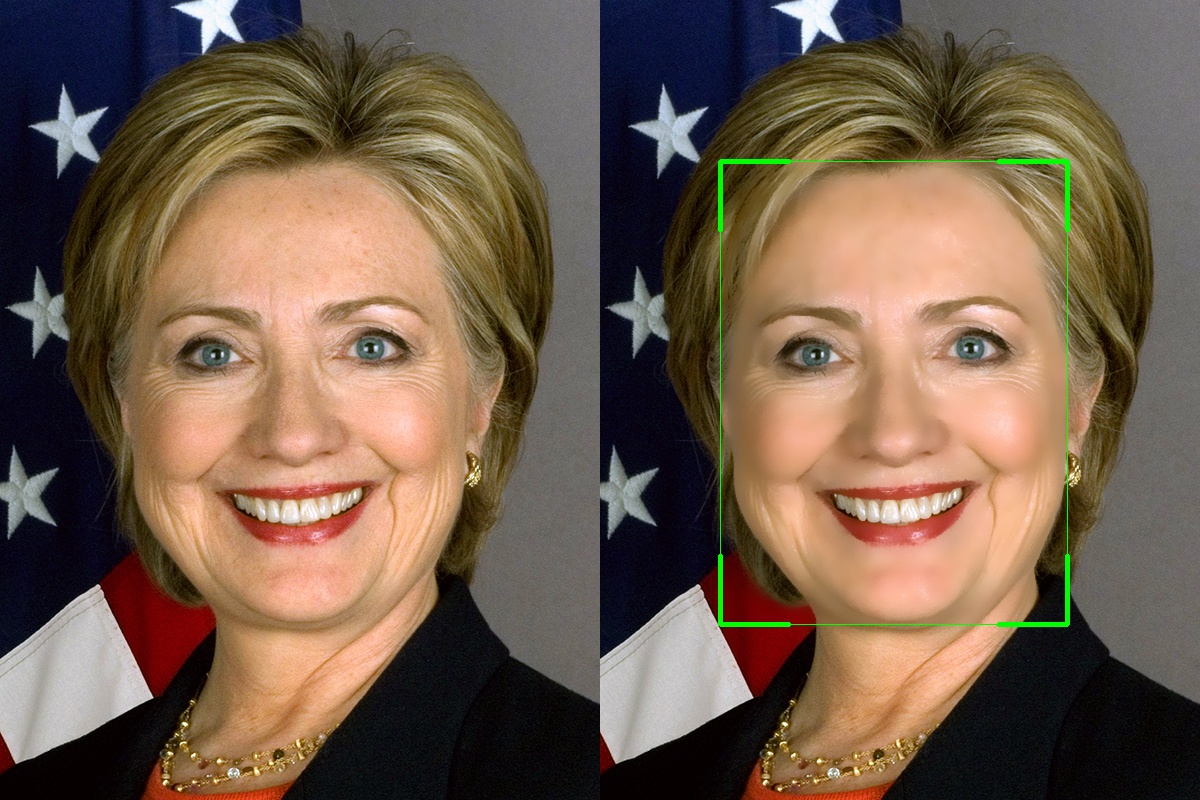
#> input picture assets/hillary_clinton_smooth.jpg, 1200 x 800 px, given in place of the camera
$ python detect.py
#> lines starting #> are read from the running program, lines starting #| are printed output that depends on the picture
### models/scrfd.py
import os
import cv2
import numpy as np
import onnxruntime

from typing import Tuple

from utils.general import distance2bbox, distance2kps, draw_corners, draw_keypoints

__all__ = ['SCRFD']


class SCRFD:
    """
    Title: "Sample and Computation Redistribution for Efficient Face Detection"
    Paper: https://arxiv.org/abs/2105.04714
    """

    def __init__(
        self,
        model_path: str,
        input_size: Tuple[int] = (640, 640),
        conf_thres: float = 0.5,
        iou_thres: float = 0.4
    ) -> None:
        """SCRFD initialization

        Args:
            model_path (str): Path model .onnx file.
            input_size (int): Input image size. Defaults to (640, 640)
            max_num (int): Maximum number of detections
            conf_thres (float, optional): Confidence threshold. Defaults to 0.5.
            iou_thres (float, optional): Non-max supression (NMS) threshold. Defaults to 0.4.
        """

        self.input_size = input_size
        self.conf_thres = conf_thres
        self.iou_thres = iou_thres

        # SCRFD model params --------------
        self.fmc = 3
        self._feat_stride_fpn = [8, 16, 32]
        self._num_anchors = 2
        self.use_kps = True

        self.mean = 127.5
        self.std = 128.0

        self.center_cache = {}
        # ---------------------------------

        self._initialize_model(model_path=model_path)

    def _initialize_model(self, model_path: str):
        """Initialize the model from the given path.

        Args:
            model_path (str): Path to .onnx model.
        """
        try:
            self.session = onnxruntime.InferenceSession(
                model_path,
                providers=["CUDAExecutionProvider", "CPUExecutionProvider"]
            )
            # Get model info
            self.output_names = [x.name for x in self.session.get_outputs()]
            self.input_names = [x.name for x in self.session.get_inputs()]
        except Exception as e:
            print(f"Failed to load the model: {e}")
            raise

    def forward(self, image, threshold):
        scores_list = []
        bboxes_list = []
        kpss_list = []
        input_size = tuple(image.shape[0:2][::-1])

        blob = cv2.dnn.blobFromImage(
            image,
            1.0 / self.std,
            input_size,
            (self.mean, self.mean, self.mean),
            swapRB=True
        )
        outputs = self.session.run(self.output_names, {self.input_names[0]: blob})

        input_height = blob.shape[2]
        input_width = blob.shape[3]

        fmc = self.fmc
        for idx, stride in enumerate(self._feat_stride_fpn):
            scores = outputs[idx]
            bbox_preds = outputs[idx + fmc]
            bbox_preds = bbox_preds * stride
            if self.use_kps:
                kps_preds = outputs[idx + fmc * 2] * stride

            height = input_height // stride
            width = input_width // stride
            key = (height, width, stride)
            if key in self.center_cache:
                anchor_centers = self.center_cache[key]
            else:
                anchor_centers = np.stack(np.mgrid[:height, :width][::-1], axis=-1).astype(np.float32)
                anchor_centers = (anchor_centers * stride).reshape((-1, 2))
                if self._num_anchors > 1:
                    anchor_centers = np.stack([anchor_centers] * self._num_anchors, axis=1).reshape((-1, 2))
                if len(self.center_cache) < 100:
                    self.center_cache[key] = anchor_centers

            pos_inds = np.where(scores >= threshold)[0]
            bboxes = distance2bbox(anchor_centers, bbox_preds)
            pos_scores = scores[pos_inds]
            pos_bboxes = bboxes[pos_inds]
            scores_list.append(pos_scores)
            bboxes_list.append(pos_bboxes)
            if self.use_kps:
                kpss = distance2kps(anchor_centers, kps_preds)
                kpss = kpss.reshape((kpss.shape[0], -1, 2))
                pos_kpss = kpss[pos_inds]
                kpss_list.append(pos_kpss)
        return scores_list, bboxes_list, kpss_list

    def detect(self, image, max_num=0, metric="max"):
        width, height = self.input_size

        im_ratio = float(image.shape[0]) / image.shape[1]
        model_ratio = height / width
        if im_ratio > model_ratio:
            new_height = height
            new_width = int(new_height / im_ratio)
        else:
            new_width = width
            new_height = int(new_width * im_ratio)

        det_scale = float(new_height) / image.shape[0]
        resized_image = cv2.resize(image, (new_width, new_height))

        det_image = np.zeros((height, width, 3), dtype=np.uint8)
        det_image[:new_height, :new_width, :] = resized_image

        scores_list, bboxes_list, kpss_list = self.forward(det_image, self.conf_thres)

        scores = np.vstack(scores_list)
        scores_ravel = scores.ravel()
        order = scores_ravel.argsort()[::-1]
        bboxes = np.vstack(bboxes_list) / det_scale

        if self.use_kps:
            kpss = np.vstack(kpss_list) / det_scale

        pre_det = np.hstack((bboxes, scores)).astype(np.float32, copy=False)
        pre_det = pre_det[order, :]
        keep = self.nms(pre_det, iou_thres=self.iou_thres)
        det = pre_det[keep, :]
        if self.use_kps:
            kpss = kpss[order, :, :]
            kpss = kpss[keep, :, :]
        else:
            kpss = None
        if 0 < max_num < det.shape[0]:
            area = (det[:, 2] - det[:, 0]) * (det[:, 3] - det[:, 1])
            image_center = image.shape[0] // 2, image.shape[1] // 2
            offsets = np.vstack(
                [
                    (det[:, 0] + det[:, 2]) / 2 - image_center[1],
                    (det[:, 1] + det[:, 3]) / 2 - image_center[0],
                ]
            )
            offset_dist_squared = np.sum(np.power(offsets, 2.0), 0)
            if metric == "max":
                values = area
            else:
                values = (area - offset_dist_squared * 2.0)  # some extra weight on the centering
            bindex = np.argsort(values)[::-1]
            bindex = bindex[0:max_num]
            det = det[bindex, :]
            if kpss is not None:
                kpss = kpss[bindex, :]
        return det, kpss

    # [28 lines left out: function nms, not called in this run]


# [29 lines that do not run on import are left out]

### detect.py
import cv2
import numpy as np
import argparse
from models import SCRFD
from utils.general import draw_corners, smooth_face


def parse_args():
    parser = argparse.ArgumentParser(description="Face smoothing script for image, video, or webcam")
    parser.add_argument("--input", type=str, default="0", help="Path to the input video/image file or '0' for webcam")
    parser.add_argument("--output", type=str, default="output.jpg", help="Path to save the output video or image file")
    return parser.parse_args()


def process_video(input_source, output_path, is_webcam=False):
    face_detector = SCRFD(model_path="weights/det_2.5g.onnx")

    if is_webcam:
        cap = cv2.VideoCapture(0)  # Open the default webcam
    else:
        cap = cv2.VideoCapture(input_source)

    if not cap.isOpened():
        raise IOError("Cannot open video or webcam")

    width = int(cap.get(cv2.CAP_PROP_FRAME_WIDTH))
    height = int(cap.get(cv2.CAP_PROP_FRAME_HEIGHT))
    fps = int(cap.get(cv2.CAP_PROP_FPS)) if not is_webcam else 30  # Use 30 FPS for webcam

    fourcc = cv2.VideoWriter_fourcc(*'mp4v')
    out = cv2.VideoWriter(output_path, fourcc, fps, (width * 2, height))

    while True:
        success, frame = cap.read()
        frame = cv2.flip(frame, 1)  # Flip frame horizontally for webcam view

        if not success:
            print("Failed to obtain frame or EOF")
            break

        original_frame = frame.copy()

        boxes_list, points_list = face_detector.detect(frame)

        for boxes, points in zip(boxes_list, points_list):
            x1, y1, x2, y2, score = boxes.astype(np.int32)
            draw_corners(frame, boxes)
            face = frame[y1:y2, x1:x2]
            smoothed_face = smooth_face(face)
            frame[y1:y2, x1:x2] = smoothed_face

        concat_frame = cv2.hconcat([original_frame, frame])

        cv2.imshow("Video/Camera Demo", concat_frame)
        out.write(concat_frame)

        if cv2.waitKey(1) & 0xFF == ord("q"):
            break

    cap.release()
    out.release()
    cv2.destroyAllWindows()


def process_image(input_path, output_path):
    image = cv2.imread(input_path)
    if image is None:
        raise IOError("Cannot open image")

    face_detector = SCRFD(model_path="weights/det_2.5g.onnx")
    original_image = image.copy()

    boxes_list, points_list = face_detector.detect(image)

    for boxes, points in zip(boxes_list, points_list):
        x1, y1, x2, y2, score = boxes.astype(np.int32)
        draw_corners(image, boxes)
        face = image[y1:y2, x1:x2]
        smoothed_face = smooth_face(face)
        image[y1:y2, x1:x2] = smoothed_face

    concat_image = cv2.hconcat([original_image, image])

    cv2.imwrite(output_path, concat_image)
    cv2.imshow("Image Result", concat_image)
    cv2.waitKey(0)
    cv2.destroyAllWindows()


def main():
    args = parse_args()

    # Check if the input is a webcam (if it's '0' or a digit representing the webcam ID)
    if args.input.isdigit():
        process_video(int(args.input), args.output, is_webcam=True)
#> (the call stopped at in _initialize_model, `self.session = onnxruntime.InferenceSession( model_path, providers=["C..`: onnxruntime is not available in this run)
#> in process_video, frame is the input picture: shape (800, 1200, 3); mean B, G, R 77, 94.2, 115.3
#> in process_video, `frame = cv2.flip(frame, 1)`:
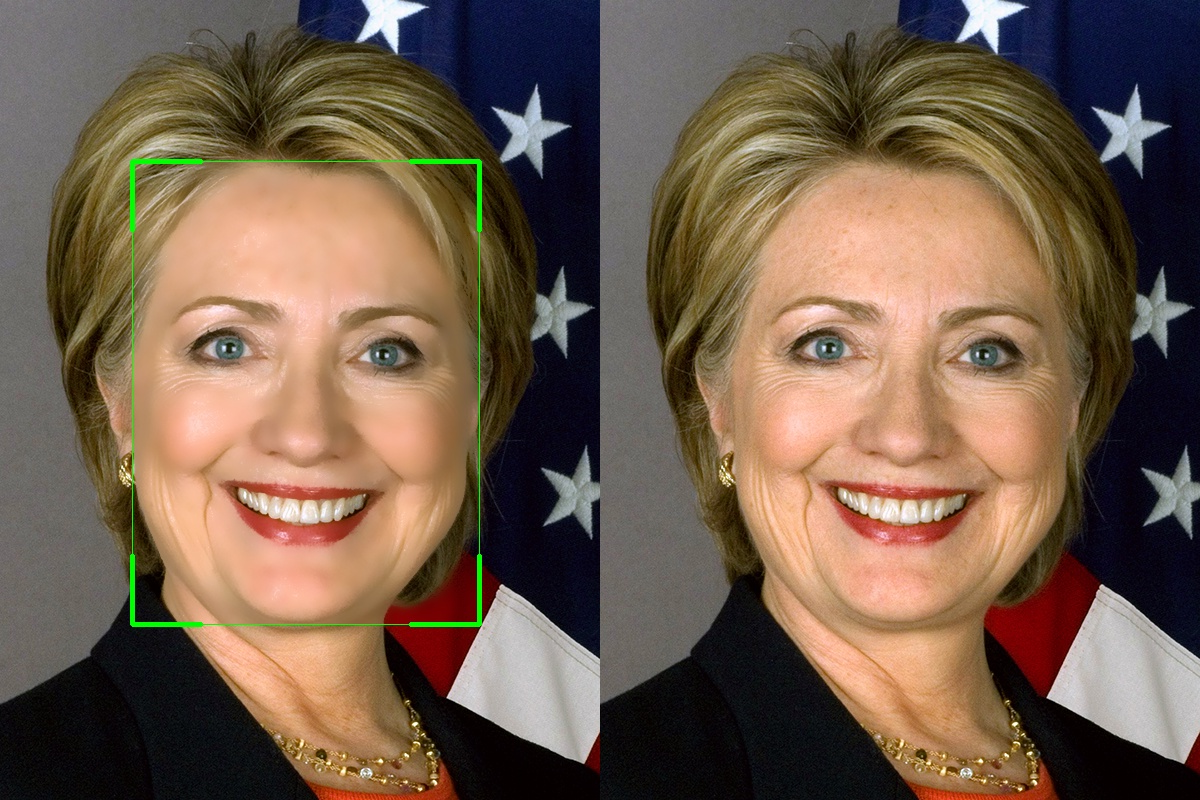
#> frame: shape (800, 1200, 3); mean B, G, R 77, 94.2, 115.3
#> in detect, `det_image[:new_height, :new_width, :] = resized_image`:
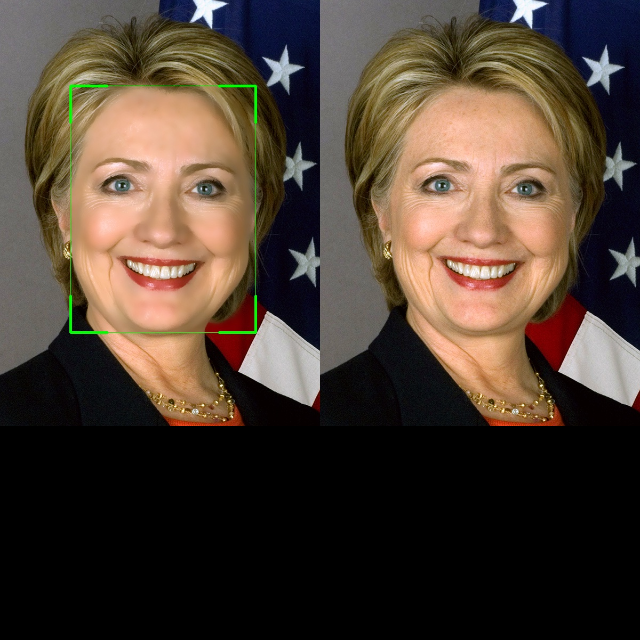
#> det_image: shape (640, 640, 3); mean B, G, R 51.2, 62.6, 76.7
    # Check if the input is an image (based on file extension)
    elif args.input.lower().endswith(('.png', '.jpg', '.jpeg', '.bmp')):
        process_image(args.input, args.output[:-4] + ".jpg")
    # Otherwise, assume the input is a video file
    else:
        process_video(args.input, args.output[:-4] + ".mp4")


if __name__ == "__main__":
#> (the run stopped early here; a loop or call above may not have finished)
